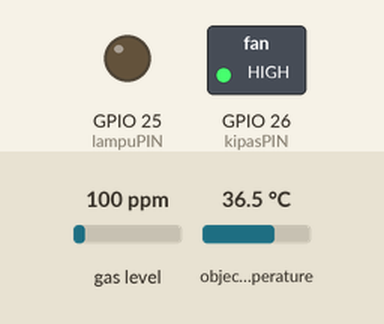
Simulated run of this sketch. Board: ESP32. Parts: switched loads named in the sketch (green lamp = pin HIGH), output pins drawn as LEDs (lit = HIGH). The test bench sets the inputs (shaded band); at power-on: object temperature 36.5 °C, gas level 100 ppm. WiFi joins after 1.5 s; servers stay silent unless stated; uploads are accepted with an empty reply; what the sketch prints to the serial monitor is not drawn.

Above: at 2.7 s.
2.8 s: object temperature set to 35.5 °C
7.2 s: object temperature set to 34.8 °C
At 8.6 s:
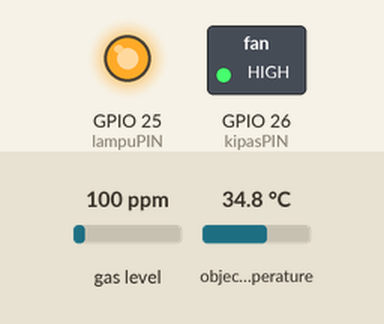
9.4 s: gas level set to 58 ppm
13.6 s: gas level set to 48 ppm
At 15.1 s:
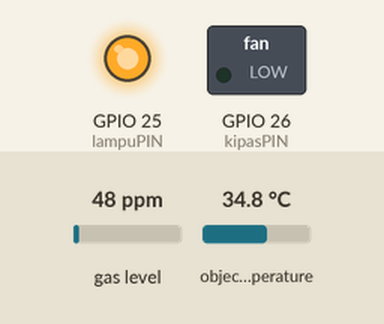
15.7 s: gas level set to 250 ppm
At 17.4 s:
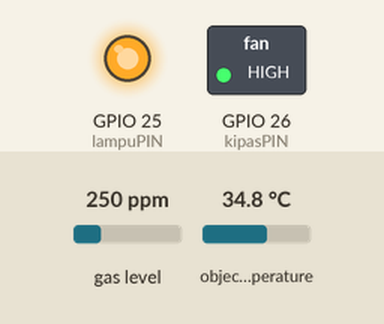
17.7 s: object temperature set to 39 °C
At 19.2 s:
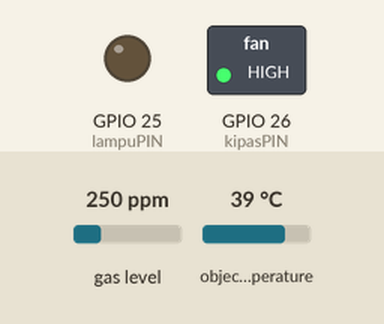
Timing chart, 0 to 20.7 s (numbered marks = the images above; inputs shaded):
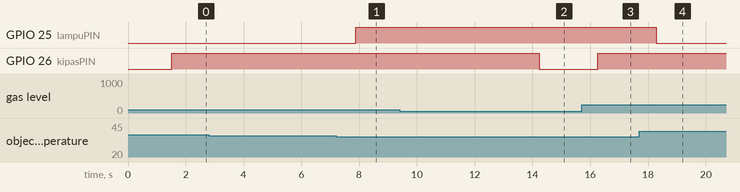

Measured:
- the behaviour switches between 35.1 and 35 °C on object temperature (found by bisection; images 0 and 1)
- the behaviour switches between 53 and 52 ppm on gas level (found by bisection; images 1 and 2)
- after the input at 2.8 s, every drawn part: stays the same
- after the input at 7.2 s, GPIO 25 (lampuPIN): LOW → HIGH after 0.69 s
- after the input at 9.4 s, every drawn part: stays the same
- after the input at 13.6 s, GPIO 26 (kipasPIN): HIGH → LOW after 0.63 s
- after the input at 15.7 s, GPIO 26 (kipasPIN): LOW → HIGH after 0.55 s
- after the input at 17.7 s, GPIO 25 (lampuPIN): HIGH → LOW after 0.58 s

The sketch:

Inkubator.ino
```cpp
//============ Library yang digunakan=============//
#include <Adafruit_MLX90614.h>
#include <MQUnifiedsensor.h>
#include <WiFi.h>
#include <HTTPClient.h>

//=================== Variabel Server ===============//
const char* ssid = "Inkubator-bayi";
const char* password = "Inkubator-bayi123";

const String urlPOST = "https://smartbabyincubator.000webhostapp.com/inc/post.php";
bool postState = false;

//=================== Variabel mq135=================//
#define placa "ESP32"
#define Voltage_Resolution 3.3
#define pin 35                  //Analog input 0 of your arduino
#define type "MQ-135"           //MQ135
#define ADC_Bit_Resolution 12   // For arduino UNO/MEGA/NANO
#define RatioMQ135CleanAir 3.6  //RS / R0 = 3.6 ppm
//Declare Sensor
MQUnifiedsensor MQ135(placa, Voltage_Resolution, ADC_Bit_Resolution, pin, type);

float Oksigen, valOksigen;
String kipasState = "OFF";

//=================== Variabel mlx90614 ==============//
Adafruit_MLX90614 mlx = Adafruit_MLX90614();
float Temp;
String lampuState = "OFF";

#define kipasPIN 26
#define lampuPIN 25

unsigned long prevMillis1;
unsigned long prevMillis2;

//======================================================//
void setup() {
  Serial.begin(9600);

  pinMode(kipasPIN, OUTPUT);
  pinMode(lampuPIN, OUTPUT);

  digitalWrite(kipasPIN, LOW);
  digitalWrite(lampuPIN, LOW);

  WiFi.begin(ssid, password);
  Serial.print("Connecting to WiFi");
  while (WiFi.status() != WL_CONNECTED) {
    delay(500);
    Serial.print(".");
  }

  if (!mlx.begin()) {
    Serial.println("Error connecting to MLX sensor. Check wiring.");
    while (1)
      ;
  };

  MQ135.setRegressionMethod(1);  //_PPM =  a*ratio^b
  MQ135.setA(110.47);
  MQ135.setB(-2.862);
  MQ135.init();
  Serial.print("Calibrating please wait.");
  float calcR0 = 0;
  for (int i = 1; i <= 10; i++) {
    MQ135.update();  // Update data, the arduino will read the voltage from the analog pin
    calcR0 += MQ135.calibrate(RatioMQ135CleanAir);
    Serial.print(".");
  }
  MQ135.setR0(calcR0 / 10);
}

//=========================================================================//
void loop() {

  if (millis() - prevMillis1 >= 1000) { // Pembacaan sensor setiap 1 detik
    prevMillis1 = millis();
    Temp = mlx.readObjectTempC();

    for(int i = 0; i < 10; i++){ // Mengambil nilai rata-rata ppm dengan pembacaan sebanyak 10x
    MQ135.update();                // Update data, the arduino will read the voltage from the analog pin
    valOksigen += MQ135.readSensor();  // Sensor will read PPM concentration using the model, a and b values set previously or from the setup
    }
    Oksigen = valOksigen/10;
    valOksigen = 0;

    if (Oksigen >= 500){ // Membatasi pembacaan nilai ppm agar max 500 ppm
      Oksigen = 500;
    }

    //               A   ,  B ,  C ,  D , E   => Ket : A = Niali yng akan di rubah ke persentase, B = nilai normal ppm, C = Nilai max ppm, D = niali max persentase, E = nilai min persentase
    Oksigen = map(Oksigen, 3.2, 500, 100, 0); // Konversi dari ppm ke persentase, Nilai B di sesuaikan dengan nilai kondisi kalibrasi PPM
  }

  if (Oksigen <= 90 || Temp > 35) { //Jika presentase oksigen kurang sama dengan 90 atau Suhu Lebih dari 35 makan kipas nyala
    kipasState = "ON";
    digitalWrite(kipasPIN, HIGH);
  } else {
    kipasState = "OFF";
    digitalWrite(kipasPIN, LOW);
  }
  if (Temp < 35) { // Jika suhi kurang dari 35
    lampuState = "ON";
    digitalWrite(lampuPIN, HIGH);
  } else {
    lampuState = "OFF";
    digitalWrite(lampuPIN, LOW);
  }

  if (millis() - prevMillis2 >= 5000){ // Request Pengiriman data ke server setiap 5 detik
    prevMillis2 = millis();
    postState = false;
    post(Temp, Oksigen, kipasState, lampuState);
  }

  Serial.print("Suhu Bayi : ");
  Serial.println(Temp);
  Serial.print("Persentase oksigen :");
  Serial.println(Oksigen);
  Serial.println("===================================");
  delay(2000);
}

//========================================================================//
void post(float suhu, float oksigen, String kipas, String lampu) {
  while (postState == false){
    HTTPClient http;
  http.begin(urlPOST);
  http.addHeader("Content-Type", "application/x-www-form-urlencoded");
  String httpRequestData = "id=" + String(1000) + "&suhu=" + String(suhu) + "&oksigen=" + String(oksigen) + "&kipas=" + kipas + "&lampu=" + lampu + "";
  int httpResponseCode = http.POST(httpRequestData);

  Serial.println(httpRequestData);
  Serial.println(http.getString());
  Serial.print("HTTP POST :");
  Serial.println(httpResponseCode);
  if (httpResponseCode == 200){
    postState = true;
  }
  http.end();
  }
}
```
